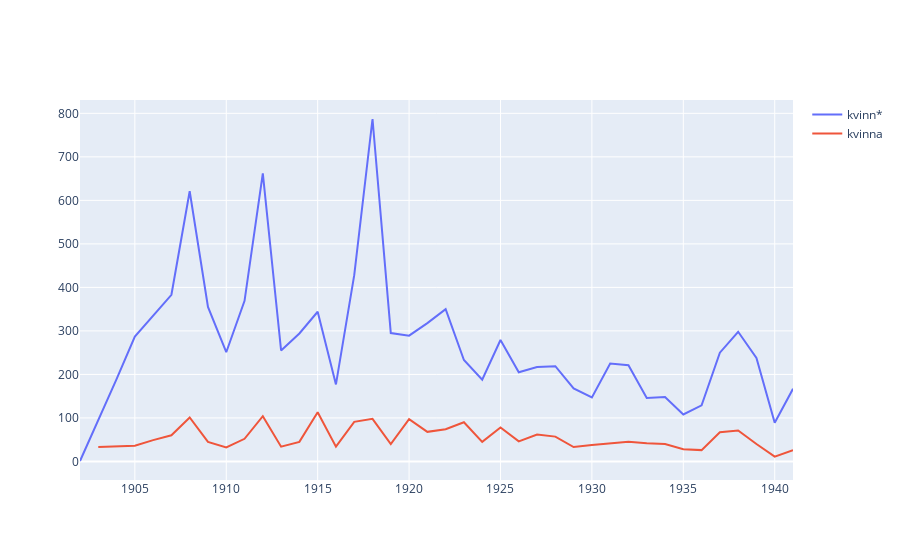

Notebook source saved alongside this figure:
### Code cell
queries = {
    "kvinn*" : ['kvinn*'],
    "kvinna" : ['kvinna'],
}
lines = [make_line(get_or_timeline(keywords), name) for name, keywords in queries.items()]
pyo.iplot(lines)

### Figure 1 — Plotly figure (JSON) as saved in the notebook; plotly's stock layout.template omitted (floating-point values rounded to 4 significant figures)
{"data": [{"name": "kvinn*", "type": "scatter", "x": [1902, 1903, 1904, 1905, 1906, 1907, 1908, 1909, 1910, 1911, 1912, 1913, 1914, 1915, 1916, 1917, 1918, 1919, 1920, 1921, 1922, 1923, 1924, 1925, 1926, 1927, 1928, 1929, 1930, 1931, 1932, 1933, 1934, 1935, 1936, 1937, 1938, 1939, 1940, 1941], "y": [1, 94, 189, 287, 336, 383, 621, 355, 251, 369, 662, 255, 294, 344, 177, 428, 787, 295, 289, 318, 350, 233, 188, 279, 205, 217, 219, 168, 147, 225, 221, 146, 148, 108, 129, 250, 298, 238, 89, 167]}, {"name": "kvinna", "type": "scatter", "x": [1903, 1904, 1905, 1906, 1907, 1908, 1909, 1910, 1911, 1912, 1913, 1914, 1915, 1916, 1917, 1918, 1919, 1920, 1921, 1922, 1923, 1924, 1925, 1926, 1927, 1928, 1929, 1930, 1931, 1932, 1933, 1934, 1935, 1936, 1937, 1938, 1939, 1940, 1941], "y": [33, 34, 36, 49, 60, 101, 45, 32, 52, 104, 34, 45, 113, 34, 91, 98, 40, 97, 68, 74, 90, 45, 78, 46, 62, 57, 33, 38, 41, 45, 42, 40, 28, 26, 67, 71, 40, 11, 26]}], "layout": {}}
